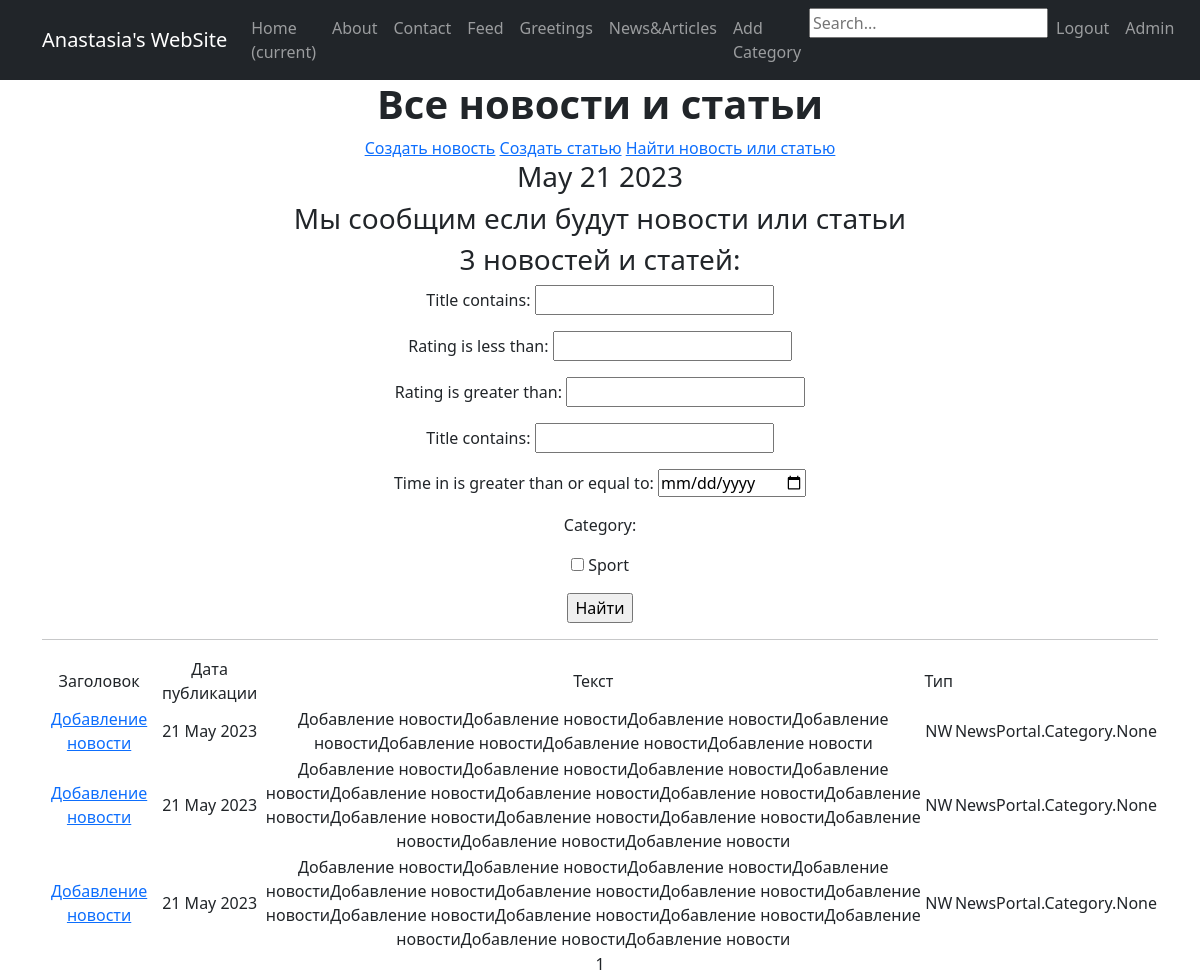
/posts/, run on the app's committed database.
### NewsPortal/models.py (models this page shows, shortened)
class Post(models.Model):
    author = models.ForeignKey(get_user_model(), default=1, on_delete=models.SET_DEFAULT)
    type = models.CharField(max_length=7, choices=TYPE)
    time_in = models.DateTimeField(auto_now_add=True)
    category = models.ManyToManyField(Category, through='PostCategory')
    title = models.CharField(max_length=255)
    text = models.TextField()
    rating = models.IntegerField(default=0)

### NewsPortal/views.py (the view)
# urls.py: path('posts/', PostList.as_view(), name ='post_list'),
class PostList(ListView):
    model = Post
    ordering = '-time_in'
    template_name = 'posts/posts.html'
    context_object_name = 'posts'
    paginate_by = 10
    @method_decorator(login_required)
    def posts(request):
        posts = Post.objects.filter(author=request.user).order_by('-time_in')
        context = {'posts': posts}
        return render(request, 'NewsPortal/posts.html', context)
    def get_queryset(self):
        queryset = super().get_queryset()
        self.filterset = PostFilter(self.request.GET, queryset)
        return self.filterset.qs
    def get_context_data(self, **kwards):
        context = super().get_context_data(**kwards)
        context['time_now'] = datetime.utcnow()
        context['next_post'] = None
        context['filterset'] = self.filterset
        return context

### NewsPortal/models.py (called while the page is built)
    def __str__(self):
        return f'{self.name.title()}'

### NewsPortal/templatetags/custom_tags.py (called while the page is built)
@register.simple_tag()
def current_time(format_string='%b %d %Y'):
    return datetime.utcnow().strftime(format_string)

### templates/posts/posts.html (shortened to what this page needs)
{% extends 'flatpages/default.html' %}
{% load custom_filters %}
{% load custom_tags %}
{% block content %}
<h1><b> Все новости и статьи </b></h1>
<a href="/news/create/">Создать новость</a>
<a href="/article/create/">Создать статью</a>
<a href="/search/">Найти новость или статью</a>
<h3> {% current_time '%b %d %Y' %}</h3>
<h3> {{ next_post|default_if_none:"Мы сообщим если будут новости или статьи" }} </h3>
<h3> {{ posts|length }} новостей и статей:</h3>
    <form action="" method="get">
       {{ filterset.form.as_p }}
       <input type="submit" value="Найти" />
    </form>
<hr>
    {% if posts %}
        <table>
            <tr>
                <td> Заголовок</td>
                <td> Дата публикации </td>
                <td> Текст </td>
                <td> Тип </td>
            </tr>
            {% for post in posts %}
            <tr>
                <td><a href="{% url 'some_news' post.pk %}">{{ post.title }}</a></td>
                <td> {{ post.time_in|date:'d M Y' }} </td>
                <td> {{ post.text|truncatewords:15 }} </td>
                <td> {{ post.type }} </td>
                <td> {{ post.category }} </td>
            </tr>
            {% endfor %}
        </table>
    {% else %}
        <h2> Нет новостей! </h2>
    {% endif %}
   {{ page_obj.number }}
{% endblock content %}

### templates/flatpages/default.html (shortened to what this page needs)
<!DOCTYPE html>
<html lang="en">
    <head>
        {% load static %}
        <link href="{% static 'css/styles.css' %}" rel="stylesheet" />
    </head>
    <body>
        <nav class="navbar navbar-expand-lg navbar-dark bg-dark static-top">
       <div class="container">
           <a class="navbar-brand" href="#">Anastasia's WebSite</a>
           <div class="collapse navbar-collapse" id="navbarResponsive">
               <ul class="navbar-nav ml-auto">
                   <li class="nav-item active">
                       <a class="nav-link" href="#">Home
                           <span class="sr-only">(current)</span>
                       </a>
                   </li>
                   <li class="nav-item">
                       <a class="nav-link" href="/about/">About</a>
                   </li>
                   <li class="nav-item">
                       <a class="nav-link" href="/contacts/">Contact</a>
                   </li>
                   <li class="nav-item">
                       <a class="nav-link" href="/feed/">Feed</a>
                   </li>
                   <li class="nav-item">
                       <a class="nav-link" href="/greetings/">Greetings</a>
                   </li>
                   <li class="nav-item">
                       <a class="nav-link" href="/posts/">News&Articles</a>
                   </li>
                   <li class="nav-item">
                       <a class="nav-link" href="/add_category/">Add Category</a>
                   </li>
                   <form action="{% url 'search' %}" method="get">
                      <input name="q" type="text" placeholder="Search...">
                    </form>
                   <li class="nav-item">
                       <a class="nav-link" href="/byebye/">Logout</a>
                   </li>
                   <li class="nav-item">
                       <a class="nav-link" href="/admin/">Admin</a>
                   </li>
               </ul>
           </div>
       </div>
    </nav>
        <div class="container">
           <div class="row">
               <div class="col-lg-12 text-center">
                   {% block content %}{% endblock content %}
               </div>
           </div>
        </div>
    </body>
</html>

### data on the page
Post: title "Добавление новости", time_in "21 May 2023", text "Добавление новостиДобавление новостиДобавление новостиДобавление новостиДобавление новостиДобавление новостиДобавление новости", type "NW", category "NewsPortal.Category.None"
Post: title "Добавление новости", time_in "21 May 2023", text "Добавление новостиДобавление новостиДобавление новостиДобавление новостиДобавление новостиДобавление новостиДобавление новостиДобавление новостиДобавление новостиДобавление новостиДобавление новостиДобавление новостиДобавление новостиДобавление новости", type "NW", category "NewsPortal.Category.None"
Post: title "Добавление новости", time_in "21 May 2023", text "Добавление новостиДобавление новостиДобавление новостиДобавление новостиДобавление новостиДобавление новостиДобавление новостиДобавление новостиДобавление новостиДобавление новостиДобавление новостиДобавление новостиДобавление новостиДобавление новости", type "NW", category "NewsPortal.Category.None"

### other printed values
{{ next_post|default_if_none:"Мы сообщим если будут новости или статьи" }} "Мы сообщим если будут новости или статьи"
{{ posts|length }} "3"
{{ page_obj.number }} "1"
